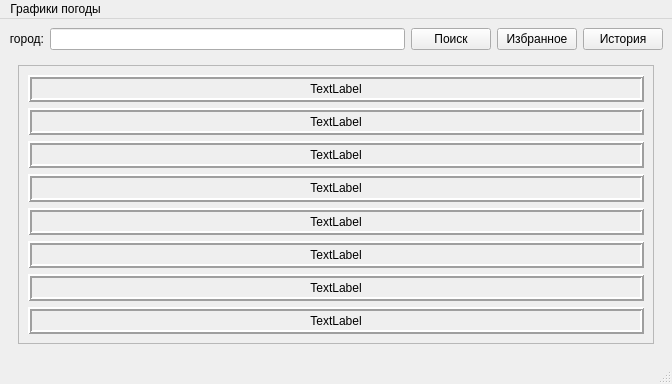
<?xml version="1.0" encoding="UTF-8"?>
<ui version="4.0">
 <class>MainWindow</class>
 <widget class="QMainWindow" name="MainWindow">
  <property name="geometry">
   <rect>
    <x>0</x>
    <y>0</y>
    <width>672</width>
    <height>384</height>
   </rect>
  </property>
  <property name="windowTitle">
   <string>MainWindow</string>
  </property>
  <widget class="QWidget" name="centralwidget">
   <layout class="QVBoxLayout" name="verticalLayout_2">
    <item>
     <layout class="QVBoxLayout" name="verticalLayout" stretch="0,1">
      <item>
       <layout class="QHBoxLayout" name="horizontalLayout" stretch="0,2,0,0,0">
        <item>
         <widget class="QLabel" name="label_city">
          <property name="text">
           <string>город:</string>
          </property>
          <property name="alignment">
           <set>Qt::AlignRight|Qt::AlignTrailing|Qt::AlignVCenter</set>
          </property>
         </widget>
        </item>
        <item>
         <widget class="QLineEdit" name="lineEdit_Cyty"/>
        </item>
        <item>
         <widget class="QPushButton" name="pushButtonsearce">
          <property name="text">
           <string>Поиск</string>
          </property>
         </widget>
        </item>
        <item>
         <widget class="QPushButton" name="pushButton_favorites">
          <property name="text">
           <string>Избранное</string>
          </property>
         </widget>
        </item>
        <item>
         <widget class="QPushButton" name="pushButton_history">
          <property name="text">
           <string>История</string>
          </property>
         </widget>
        </item>
       </layout>
      </item>
      <item>
       <widget class="QWidget" name="widget" native="true">
        <layout class="QVBoxLayout" name="verticalLayout_3">
         <item>
          <widget class="QScrollArea" name="scrollArea">
           <property name="widgetResizable">
            <bool>true</bool>
           </property>
           <widget class="QWidget" name="scrollAreaWidgetContents">
            <property name="geometry">
             <rect>
              <x>0</x>
              <y>0</y>
              <width>632</width>
              <height>267</height>
             </rect>
            </property>
            <layout class="QVBoxLayout" name="verticalLayout_4">
             <item>
              <widget class="QLabel" name="label_0">
               <property name="frameShape">
                <enum>QFrame::Box</enum>
               </property>
               <property name="frameShadow">
                <enum>QFrame::Raised</enum>
               </property>
               <property name="lineWidth">
                <number>2</number>
               </property>
               <property name="text">
                <string>TextLabel</string>
               </property>
               <property name="alignment">
                <set>Qt::AlignCenter</set>
               </property>
              </widget>
             </item>
             <item>
              <widget class="QLabel" name="label_1">
               <property name="frameShape">
                <enum>QFrame::Box</enum>
               </property>
               <property name="frameShadow">
                <enum>QFrame::Raised</enum>
               </property>
               <property name="lineWidth">
                <number>2</number>
               </property>
               <property name="text">
                <string>TextLabel</string>
               </property>
               <property name="alignment">
                <set>Qt::AlignCenter</set>
               </property>
              </widget>
             </item>
             <item>
              <widget class="QLabel" name="label_2">
               <property name="frameShape">
                <enum>QFrame::Box</enum>
               </property>
               <property name="frameShadow">
                <enum>QFrame::Raised</enum>
               </property>
               <property name="lineWidth">
                <number>2</number>
               </property>
               <property name="text">
                <string>TextLabel</string>
               </property>
               <property name="alignment">
                <set>Qt::AlignCenter</set>
               </property>
              </widget>
             </item>
             <item>
              <widget class="QLabel" name="label_3">
               <property name="frameShape">
                <enum>QFrame::Box</enum>
               </property>
               <property name="frameShadow">
                <enum>QFrame::Raised</enum>
               </property>
               <property name="lineWidth">
                <number>2</number>
               </property>
               <property name="text">
                <string>TextLabel</string>
               </property>
               <property name="alignment">
                <set>Qt::AlignCenter</set>
               </property>
              </widget>
             </item>
             <item>
              <widget class="QLabel" name="label_4">
               <property name="frameShape">
                <enum>QFrame::Box</enum>
               </property>
               <property name="frameShadow">
                <enum>QFrame::Raised</enum>
               </property>
               <property name="lineWidth">
                <number>2</number>
               </property>
               <property name="text">
                <string>TextLabel</string>
               </property>
               <property name="alignment">
                <set>Qt::AlignCenter</set>
               </property>
              </widget>
             </item>
             <item>
              <widget class="QLabel" name="label_5">
               <property name="frameShape">
                <enum>QFrame::Box</enum>
               </property>
               <property name="frameShadow">
                <enum>QFrame::Raised</enum>
               </property>
               <property name="lineWidth">
                <number>2</number>
               </property>
               <property name="text">
                <string>TextLabel</string>
               </property>
               <property name="alignment">
                <set>Qt::AlignCenter</set>
               </property>
              </widget>
             </item>
             <item>
              <widget class="QLabel" name="label_6">
               <property name="frameShape">
                <enum>QFrame::Box</enum>
               </property>
               <property name="frameShadow">
                <enum>QFrame::Raised</enum>
               </property>
               <property name="lineWidth">
                <number>2</number>
               </property>
               <property name="text">
                <string>TextLabel</string>
               </property>
               <property name="alignment">
                <set>Qt::AlignCenter</set>
               </property>
              </widget>
             </item>
             <item>
              <widget class="QLabel" name="label_7">
               <property name="frameShape">
                <enum>QFrame::Box</enum>
               </property>
               <property name="frameShadow">
                <enum>QFrame::Raised</enum>
               </property>
               <property name="lineWidth">
                <number>2</number>
               </property>
               <property name="text">
                <string>TextLabel</string>
               </property>
               <property name="alignment">
                <set>Qt::AlignCenter</set>
               </property>
              </widget>
             </item>
            </layout>
           </widget>
          </widget>
         </item>
        </layout>
       </widget>
      </item>
     </layout>
    </item>
   </layout>
  </widget>
  <widget class="QMenuBar" name="menubar">
   <property name="geometry">
    <rect>
     <x>0</x>
     <y>0</y>
     <width>672</width>
     <height>22</height>
    </rect>
   </property>
   <widget class="QMenu" name="menu">
    <property name="title">
     <string>Графики погоды</string>
    </property>
    <addaction name="action_chart_week"/>
    <addaction name="action_chart_three"/>
   </widget>
   <addaction name="menu"/>
  </widget>
  <widget class="QStatusBar" name="statusbar"/>
  <action name="action_chart_week">
   <property name="text">
    <string>на неделю</string>
   </property>
  </action>
  <action name="action_chart_three">
   <property name="text">
    <string>на три дня</string>
   </property>
  </action>
 </widget>
 <resources/>
 <connections/>
</ui>
